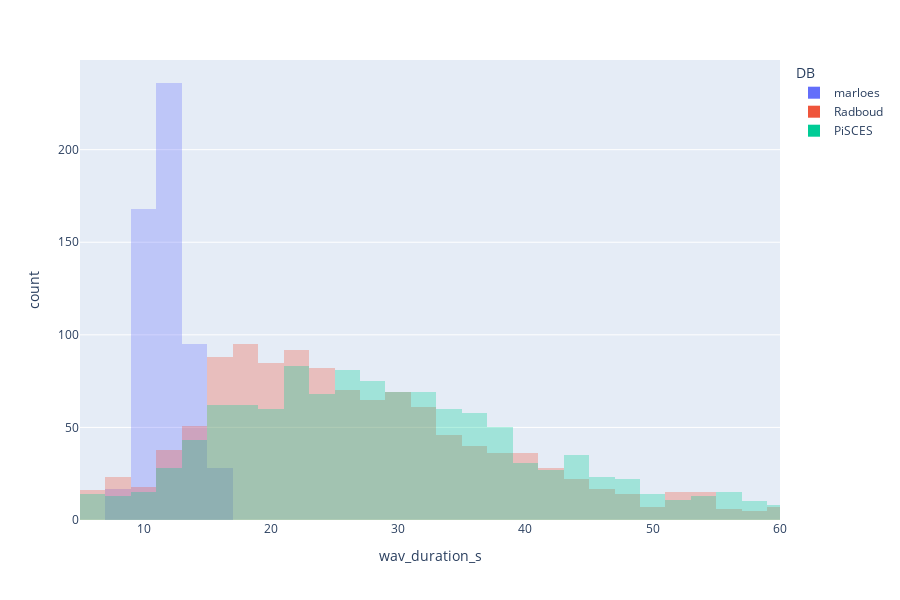

Write notebook code for a chart like this one.
### Code cell
px.histogram(
    data_frame=df_session_tot,
    x='wav_duration_s',
    color='DB',
    barmode='overlay',
    opacity=0.3,
    nbins=100,
    range_x=[5, 60],
    height=600
)
# px.histogram(
#     df_session_tot[["DB", "wav_duration_s"]].pivot(
#         columns="DB", values="wav_duration_s"
#     ),
#     nbins=100,
#     facet_row="DB",
#     height=800,
#     opacity=0.5,
# )

### Figure 1 — Plotly figure (JSON) as saved in the notebook; plotly's stock layout.template omitted (floating-point values rounded to 4 significant figures; data arrays with more than 128 entries replaced by an {"elided": "..."} marker saying what was removed)
{"data": [{"alignmentgroup": "True", "bingroup": "x", "hovertemplate": "DB=marloes<br>wav_duration_s=%{x}<br>count=%{y}<extra></extra>", "legendgroup": "marloes", "marker": {"color": "#636efa", "opacity": 0.3, "pattern": {"shape": ""}}, "name": "marloes", "nbinsx": 100, "offsetgroup": "marloes", "orientation": "v", "showlegend": true, "type": "histogram", "x": {"elided": "558 float values"}, "xaxis": "x", "yaxis": "y"}, {"alignmentgroup": "True", "bingroup": "x", "hovertemplate": "DB=Radboud<br>wav_duration_s=%{x}<br>count=%{y}<extra></extra>", "legendgroup": "Radboud", "marker": {"color": "#EF553B", "opacity": 0.3, "pattern": {"shape": ""}}, "name": "Radboud", "nbinsx": 100, "offsetgroup": "Radboud", "orientation": "v", "showlegend": true, "type": "histogram", "x": {"elided": "1199 float values"}, "xaxis": "x", "yaxis": "y"}, {"alignmentgroup": "True", "bingroup": "x", "hovertemplate": "DB=PiSCES<br>wav_duration_s=%{x}<br>count=%{y}<extra></extra>", "legendgroup": "PiSCES", "marker": {"color": "#00cc96", "opacity": 0.3, "pattern": {"shape": ""}}, "name": "PiSCES", "nbinsx": 100, "offsetgroup": "PiSCES", "orientation": "v", "showlegend": true, "type": "histogram", "x": {"elided": "1201 float values"}, "xaxis": "x", "yaxis": "y"}], "layout": {"barmode": "overlay", "height": 600, "legend": {"title": {"text": "DB"}, "tracegroupgap": 0}, "margin": {"t": 60}, "xaxis": {"anchor": "y", "domain": [0, 1], "range": [5, 60], "title": {"text": "wav_duration_s"}}, "yaxis": {"anchor": "x", "domain": [0, 1], "title": {"text": "count"}}}}
